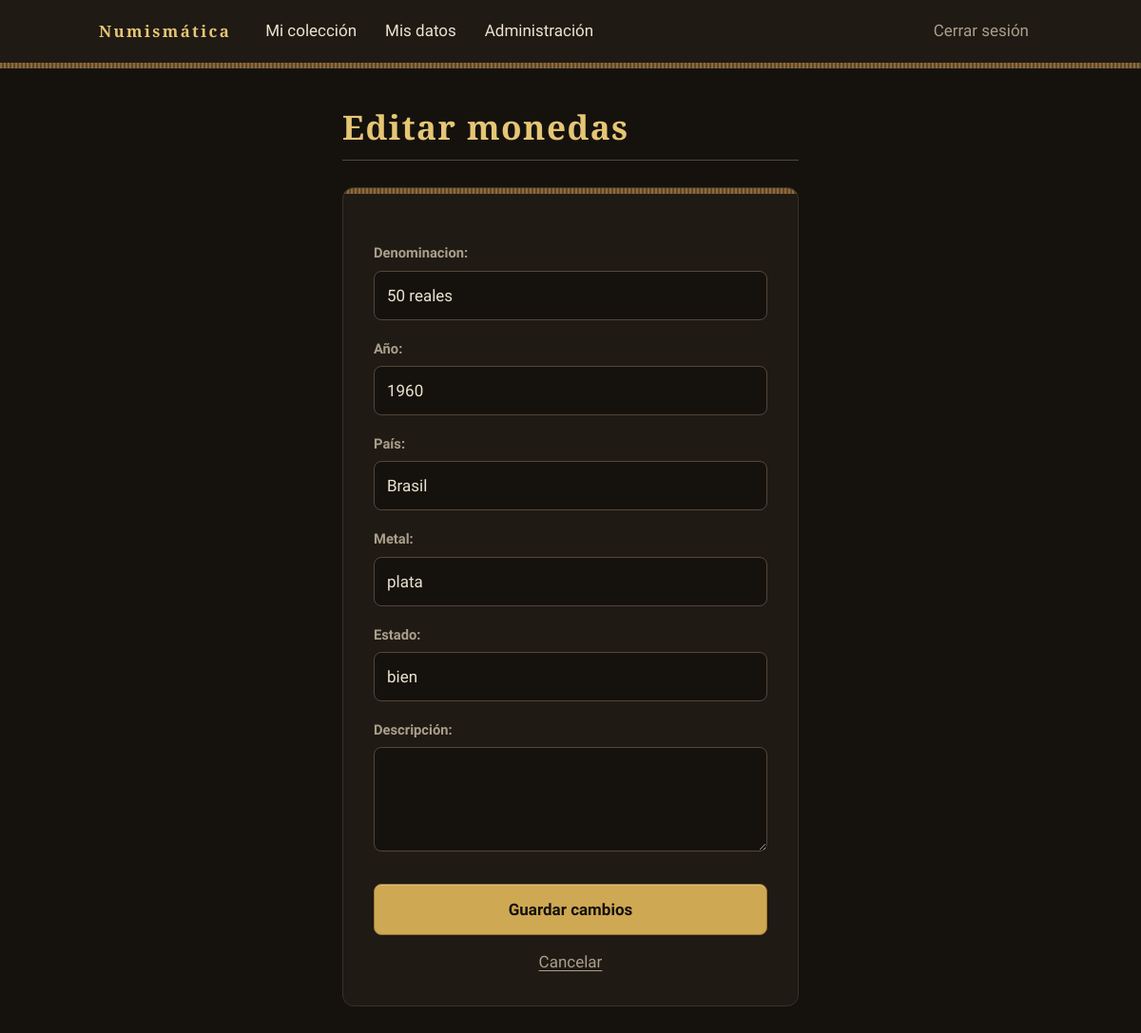
The app's page /coleccion_editar.php?id=5 (signed in) with its own data.
### tables this page shows
CREATE TABLE `coleccion` (
  `id` int(11) NOT NULL,
  `usuario_id` int(10) UNSIGNED NOT NULL,
  `denominacion` varchar(100) NOT NULL,
  `anio` smallint(6) NOT NULL,
  `pais` varchar(80) NOT NULL,
  `metal` varchar(50) DEFAULT NULL,
  `estado` varchar(30) DEFAULT NULL,
  `descripcion` text DEFAULT NULL,
  `fecha_creacion` datetime NOT NULL DEFAULT current_timestamp(),
  `fecha_archivado` datetime DEFAULT NULL
);

### funciones.php (called while the page is built)
<?php
function escapar(string $valor): string {
return htmlspecialchars($valor, ENT_QUOTES, 'UTF-8');
}

### coleccion_editar.php (the view, shortened to what this page needs)
<?php
require_once __DIR__. "/conexion.php";
require_once __DIR__. "/funciones.php";
$esPost = $_SERVER['REQUEST_METHOD'] === 'POST';
$id = filter_var($esPost ? ($_POST['id'] ?? '') : ($_GET['id'] ?? ''), FILTER_VALIDATE_INT);
$coleccion = false;
try {
    $stmt = $conexionbd->prepare('SELECT id, denominacion, anio, pais, metal, estado, descripcion FROM coleccion WHERE id = :id AND usuario_id = :usuario_id AND fecha_archivado IS NULL LIMIT 1');
    $stmt->execute(['id' => $id, 'usuario_id' => $_SESSION['usuario_id']]);
    $coleccion = $stmt->fetch();
} catch (PDOException $e) {
    error_log($e->getMessage());
}
$denominacion = $coleccion['denominacion'];
$anio = $coleccion['anio'];
$pais = $coleccion['pais'];
$metal = $coleccion['metal'] ?? '';
$estado = $coleccion['estado'] ?? '';
$descripcion = $coleccion['descripcion'] ?? '';
?>
<!DOCTYPE html>
<html lang="es">
<head>
    <link rel="stylesheet" href="style.css">
</head>
<body>
    <nav>
        <ul>
            <li><a href="panel.php">Mi colección</a></li>
            <li><a href="mis_datos.php">Mis datos</a></li>
            <?php if ($_SESSION['usuario_rol'] === 'admin'): ?>
                <li><a href="admin_usuarios.php">Administración</a></li>
            <?php endif; ?>
            <li><a href="logout.php">Cerrar sesión</a></li>
        </ul>
    </nav>
<main>
<h1>Editar monedas</h1>
    <form action="coleccion_editar.php" method="POST" class="formulario">
        <label for="denominacion">Denominacion:</label>
        <input type="text" id="denominacion" name="denominacion" maxlength="80" value="<?= escapar($denominacion) ?>" >
        <label for="anio">Año:</label>
        <input type="text" id="anio" name="anio" maxlength="4" value="<?= escapar($anio) ?>" >
        <label for="pais">País:</label>
        <input type="text" id="pais" name="pais" maxlength="100" value="<?= escapar($pais) ?>" >
        <label for="metal">Metal:</label>
        <input type="text" id="metal" name="metal" maxlength="100" value="<?= escapar($metal) ?>" >
        <label for="estado">Estado:</label>
        <input type="text" id="estado" name="estado" maxlength="100" value="<?= escapar($estado) ?>" >
        <label for="descripcion">Descripción:</label>
        <textarea id="descripcion" name="descripcion" maxlength="255"><?= escapar($descripcion) ?></textarea>
        <button type="submit">Guardar cambios</button>
        <a href="panel.php">Cancelar</a>
    </form>
</main>
</body>
</html>

### style.css (style rules this page uses)
:root { color-scheme: dark; --fondo: #15120e; --superficie: #1f1a14; --superficie-2: #2a231b; --borde: #3a3126; --borde-fuerte: #54463a; --texto: #ece3d0; --texto-fuerte: #f8f1df; --texto-suave: #a99f8b; --oro: #cfa853; --oro-claro: #e6c675; --oro-oscuro: #9c7a2e; --plata: #c2c6c9; --bronce: #8c6a3b; --bronce-oscuro: #5e4727; --verdin: #5fb5a0; --error: #e07a6e; --f-titulo: "Cinzel", "Trajan Pro", Georgia, "Times New Roman", serif; --f-texto: "Source Sans 3", system-ui, "Segoe UI", sans-serif; --canto: repeating-linear-gradient(90deg, var(--bronce) 0 2px, var(--bronce-oscuro) 2px 4px); }
*, *::before, *::after { box-sizing: border-box; }
html { -webkit-text-size-adjust: 100%; }
body { margin: 0; min-height: 100vh; background: var(--fondo); color: var(--texto); font-family: var(--f-texto); font-size: 1.0625rem; line-height: 1.65; }
main { max-width: 1040px; margin: 0 auto; padding: 40px 24px 72px; }
main:has(> .formulario) { max-width: 528px; }
h1, h2, h3 { margin: 0 0 0.6em; font-family: var(--f-titulo); font-weight: 600; line-height: 1.2; letter-spacing: 0.04em; color: var(--oro-claro); }
h1 { margin-bottom: 24px; padding-bottom: 14px; font-size: clamp(1.6rem, 1.2rem + 1.6vw, 2.2rem); border-bottom: 1px solid var(--borde-fuerte); }
a { color: var(--oro); text-decoration-thickness: 1px; text-underline-offset: 3px; }
nav { background: var(--superficie); }
nav::after { content: ""; display: block; height: 6px; background: var(--canto); }
nav ul { max-width: 1040px; margin: 0 auto; padding: 0 24px; list-style: none; display: flex; flex-wrap: wrap; align-items: center; gap: 2px; }
nav ul::before { content: "Numismática"; margin-right: 20px; padding: 16px 0; font-family: var(--f-titulo); font-weight: 600; font-size: 1.05rem; letter-spacing: 0.14em; color: var(--oro-claro); }
nav a { display: block; padding: 18px 14px; color: var(--texto); text-decoration: none; border-bottom: 2px solid transparent; transition: color 0.15s, border-color 0.15s; }
nav li:last-child { margin-left: auto; }
nav li:last-child a { color: var(--texto-suave); }
.formulario { max-width: 480px; margin: 28px auto; padding: 38px 32px 32px; background: var(--canto) top / 100% 6px no-repeat, var(--superficie); border: 1px solid var(--borde); border-radius: 12px; }
.formulario label { display: block; margin: 18px 0 6px; font-size: 0.92rem; font-weight: 600; color: var(--texto-suave); }
input, select, textarea { width: 100%; padding: 11px 13px; background: var(--fondo); color: var(--texto); border: 1px solid var(--borde-fuerte); border-radius: 8px; font: inherit; transition: border-color 0.15s, box-shadow 0.15s; }
textarea { min-height: 110px; resize: vertical; }
input::placeholder, textarea::placeholder { color: #6f6656; }
.formulario > a { display: block; margin-top: 14px; text-align: center; color: var(--texto-suave); }
button { padding: 10px 20px; background: var(--oro); color: var(--fondo); border: 1px solid var(--oro-oscuro); border-radius: 8px; font: inherit; font-weight: 600; cursor: pointer; box-shadow: inset 0 1px 0 rgba(255, 255, 255, 0.28); transition: background 0.15s, transform 0.05s; }
.formulario button { width: 100%; margin-top: 26px; padding: 12px 20px; }

### records on screen
coleccion: denominacion "50 reales", anio "1960", pais "Brasil", metal "plata", estado "bien"
